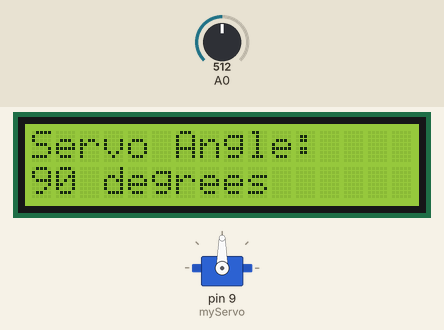
A sketch run on a simulated Arduino Uno, built with avr-gcc and run on an emulated ATmega328P. Shown: servo, 16×2 character LCD. The test bench sets the inputs (shaded band); at power-on: A0 = 512. What the sketch prints to the serial monitor is not drawn.

Above: at 2.7 s.
2.8 s: A0 set to 716
At 3.1 s:
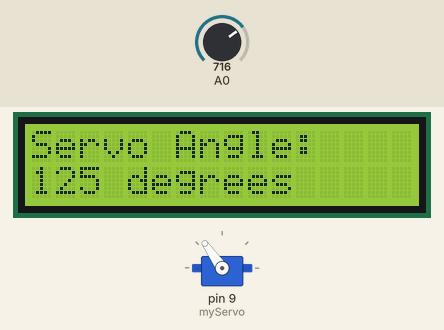
4.3 s: A0 set to 900
At 5.5 s:
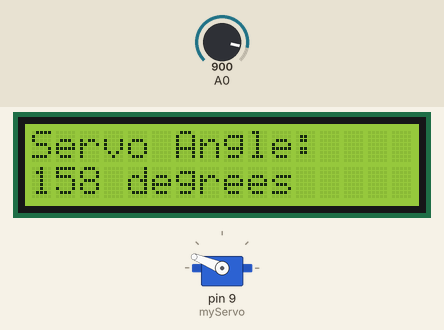
5.8 s: A0 set to 585
At 6.9 s:
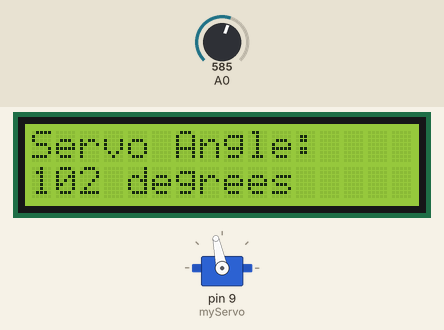
7.3 s: A0 set to 551
At 8.0 s:
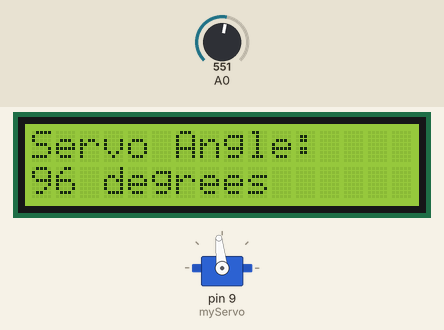
8.8 s: A0 set to 306
At 9.3 s:
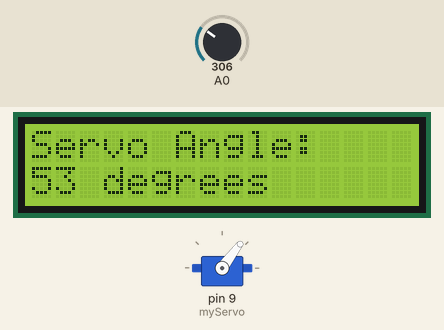
10.4 s: A0 set to 106
At 11.6 s:
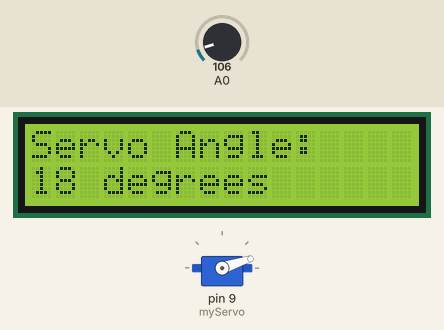
11.9 s: A0 set to 94
Timing chart, 0 to 14.4 s (numbered marks = the images above; inputs shaded):
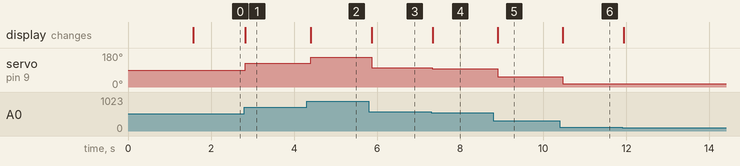

The sketch:

ServoLab.ino
```cpp
#include <Servo.h>
#include <LiquidCrystal.h>

// Create the servo and LCD objects
Servo myServo;
LiquidCrystal lcd(12, 11, 5, 4, 3, 2);

int sensorValue = 0;
int angle = 0;

void setup() {
  myServo.attach(9);
  Serial.begin(9600);

  // Initialize the 16-column, 2-row LCD
  lcd.begin(16, 2);
  lcd.print("ServoLab Ready");
  delay(1500);
  lcd.clear();

  Serial.println("ServoLab - Position Controller");
}

void loop() {
  // Read the potentiometer
  sensorValue = analogRead(A0);

  // Convert the reading to an angle
  angle = map(sensorValue, 0, 1023, 0, 180);

  // Move the servo
  myServo.write(angle);

  // Display the angle on the LCD
  lcd.setCursor(0, 0);
  lcd.print("Servo Angle:");

  lcd.setCursor(0, 1);
  lcd.print(angle);
  lcd.print(" degrees     ");

  // Display readings in Serial Monitor
  Serial.print("Sensor: ");
  Serial.print(sensorValue);
  Serial.print(" | Target angle: ");
  Serial.println(angle);

  delay(100);
}
```

Measured:
- after the input at 2.8 s, servo on pin 9 (myServo): 90° → 125° at once; the display: changes at once (image 1)
- after the input at 4.3 s, servo on pin 9 (myServo): 125° → 158° after 0.10 s; the display: changes after 0.10 s (image 2)
- after the input at 5.8 s, servo on pin 9 (myServo): 158° → 102° after 0.06 s; the display: changes after 0.07 s (image 3)
- after the input at 7.3 s, servo on pin 9 (myServo): 102° → 96° at once; the display: changes at once (image 4)
- after the input at 8.8 s, servo on pin 9 (myServo): 96° → 53° after 0.10 s; the display: changes after 0.10 s (image 5)
- after the input at 10.4 s, servo on pin 9 (myServo): 53° → 18° after 0.07 s; the display: changes after 0.07 s (image 6)
- after the input at 11.9 s, servo on pin 9 (myServo): 18° → 16° at once
